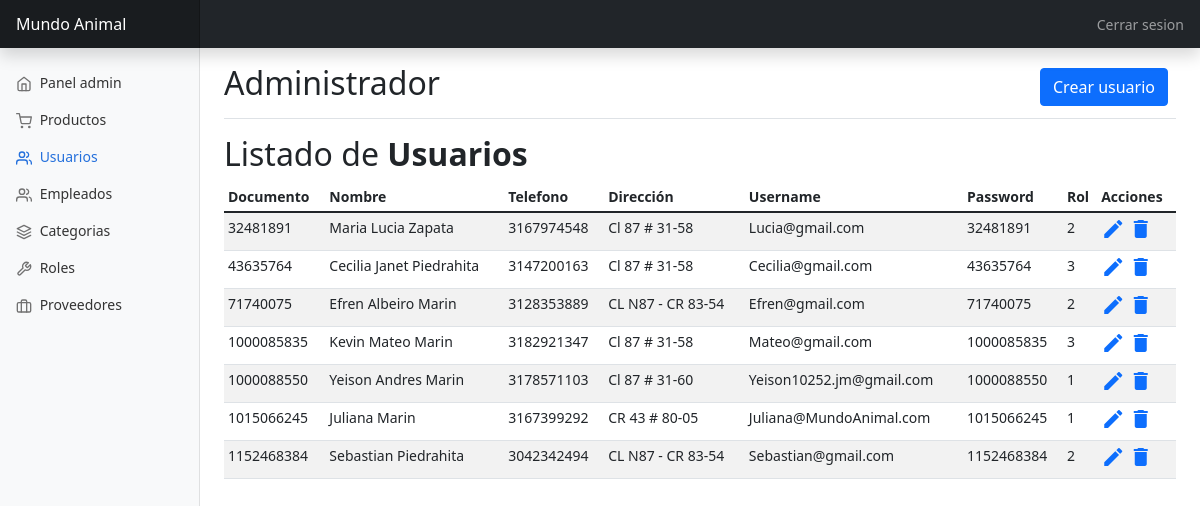
The page /view/user.php (signed in) on the database its author committed.
### tables this page shows
CREATE TABLE usuarios (
  documento INT PRIMARY KEY NOT NULL,
  nombre VARCHAR(45) NOT NULL,
  apellido VARCHAR(45) NOT NULL,
  telefono VARCHAR(45) NOT NULL,
  direccion VARCHAR(45) NOT NULL,
  username VARCHAR(45) NOT NULL,
  password VARCHAR(45) NOT NULL,
  rol_id INT NOT NULL,
  tokenUser VARCHAR(100));

### db/database.php (called while the page is built, shortened)
<?php
	class Database{
		private $con;
		private $dbhost="localhost";
		private $dbuser="root";
		private $dbpass="root";
		private $dbname="mundoanimal";
		public function connect_db(){
			$this->con = mysqli_connect($this->dbhost, $this->dbuser, $this->dbpass, $this->dbname);
		}
        public function read(){
            $sql = "SELECT * FROM usuarios";
            $res = mysqli_query($this->con, $sql);
            return $res;
        }
}
?>

### view/user.php (the view, shortened to what this page needs)
<?php
include('../db/database.php');
$usuarios = new Database();
?>
<!doctype html>
<html lang="en">
<head>
  <link href="https://cdn.jsdelivr.net/npm/bootstrap@5.1.3/dist/css/bootstrap.min.css" rel="stylesheet">
  <link href="../css/dashboard.css" rel="stylesheet">
</head>
<body>
  <header class="navbar navbar-dark sticky-top bg-dark flex-md-nowrap p-0 shadow">
    <a class="navbar-brand col-md-3 col-lg-2 me-0 px-3" href="#">Mundo Animal</a>
    <div class="navbar-nav">
      <div class="nav-item text-nowrap">
        <a class="nav-link px-3" href="logout.php">Cerrar sesion</a>
      </div>
    </div>
  </header>
  <div class="container-fluid">
    <div class="row">
      <nav id="sidebarMenu" class="col-md-3 col-lg-2 d-md-block bg-light sidebar collapse">
        <div class="position-sticky pt-3">
          <ul class="nav flex-column">
            <li class="nav-item">
              <a class="nav-link" aria-current="page" href="admin.php">
                <span data-feather="home"></span>
                Panel admin
              </a>
            </li>
            <li class="nav-item">
              <a class="nav-link" href="productos.php">
                <span data-feather="shopping-cart"></span>
                Productos
              </a>
            </li>
            <li class="nav-item">
              <a class="nav-link active" href="user.php">
                <span data-feather="users"></span>
                Usuarios
              </a>
            </li>
            <li class="nav-item">
              <a class="nav-link" href="empleados.php">
                <span data-feather="users"></span>
                Empleados
              </a>
            </li>
            <li class="nav-item">
              <a class="nav-link" href="categoria.php">
                <span data-feather="layers"></span>
                Categorias
              </a>
            </li>
            <li class="nav-item">
              <a class="nav-link" href="roles.php">
                <span data-feather="tool"></span>
                Roles
              </a>
            </li>
            <li class="nav-item">
              <a class="nav-link" href="proveedores.php">
                <span data-feather="briefcase"></span>
                Proveedores
              </a>
            </li>
          </ul>
        </div>
      </nav>
      <main class="col-md-9 ms-sm-auto col-lg-10 px-md-4">
        <div class="d-flex justify-content-between flex-wrap flex-md-nowrap align-items-center pt-3 pb-2 mb-3 border-bottom">
          <h1 class="h2">Administrador</h1>
          <div class="btn-toolbar mb-2 mb-md-0">
            <div class="btn-group me-2">
              <a href="../crud/createUser.php" class="btn btn-primary">Crear usuario</a>
            </div>
          </div>
        </div>
        <h2>Listado de <b>Usuarios</b></h2>
        <div class="table-responsive">
          <table class="table table-striped table-sm">
            <thead>
              <tr>
                <th scope="col">Documento</th>
                <th scope="col">Nombre</th>
                <th scope="col">Telefono</th>
                <th scope="col">Dirección</th>
                <th scope="col">Username</th>
                <th scope="col">Password</th>
                <th scope="col">Rol</th>
                <th scope="col">Acciones</th>
              </tr>
            </thead>
            <tbody>
              <?php $listado = $usuarios->read(); ?>
              <?php
              while ($row = mysqli_fetch_object($listado)) {
                $documento = $row->documento;
                $nombre = $row->nombre . " " . $row->apellido;
                $telefono = $row->telefono;
                $direccion = $row->direccion;
                $username = $row->username;
                $password = $row->password;
                $rol_id = $row->rol_id;
              ?>
                <tr>
                  <td><?php echo $documento; ?></td>
                  <td><?php echo $nombre; ?></td>
                  <td><?php echo $telefono; ?></td>
                  <td><?php echo $direccion; ?></td>
                  <td><?php echo $username; ?></td>
                  <td><?php echo $password; ?></td>
                  <td><?php echo $rol_id; ?></td>
                  <td>
                    <a href="../crud/updateUser.php?documento=<?php echo $documento; ?>" class="edit" title="Editar" data-toggle="tooltip"><i class="material-icons">&#xE254;</i></a>
                    <a href="../crud/deleteUser.php?documento=<?php echo $documento; ?>" class="delete" title="Eliminar" data-toggle="tooltip" onclick="return confirm('Seguro que quieres eliminarlo?')"><i class="material-icons">&#xE872;</i></a>
                  </td>
                </tr>
              <?php
              }
              ?>
            </tbody>
          </table>
        </div>
      </main>
    </div>
  </div>
</body>
</html>

### css/dashboard.css (style rules this page uses)
body { font-size: .875rem; }
.feather { width: 16px; height: 16px; vertical-align: text-bottom; }
.sidebar { position: fixed; top: 0; bottom: 0; left: 0; z-index: 100; padding: 48px 0 0; box-shadow: inset -1px 0 0 rgba(0, 0, 0, .1); }
.sidebar .nav-link { font-weight: 500; color: #333; }
.sidebar .nav-link .feather { margin-right: 4px; color: #727272; }
.sidebar .nav-link.active { color: #2470dc; }
.sidebar .nav-link:hover .feather, .sidebar .nav-link.active .feather { color: inherit; }
.navbar-brand { padding-top: .75rem; padding-bottom: .75rem; font-size: 1rem; background-color: rgba(0, 0, 0, .25); box-shadow: inset -1px 0 0 rgba(0, 0, 0, .25); }

### rows shown on the page
usuarios: documento "32481891", nombre "Maria Lucia Zapata", telefono "3167974548", direccion "Cl 87 # 31-58", username "Lucia@gmail.com", password "32481891", rol "2"
usuarios: documento "43635764", nombre "Cecilia Janet Piedrahita", telefono "3147200163", direccion "Cl 87 # 31-58", username "Cecilia@gmail.com", password "43635764", rol "3"
usuarios: documento "71740075", nombre "Efren Albeiro Marin", telefono "3128353889", direccion "CL N87 - CR 83-54", username "Efren@gmail.com", password "71740075", rol "2"
usuarios: documento "1000085835", nombre "Kevin Mateo Marin", telefono "3182921347", direccion "Cl 87 # 31-58", username "Mateo@gmail.com", password "1000085835", rol "3"
usuarios: documento "1000088550", nombre "Yeison Andres Marin", telefono "3178571103", direccion "Cl 87 # 31-60", username "Yeison10252.jm@gmail.com", password "1000088550", rol "1"
usuarios: documento "1015066245", nombre "Juliana Marin", telefono "3167399292", direccion "CR 43 # 80-05", username "Juliana@MundoAnimal.com", password "1015066245", rol "1"
usuarios: documento "1152468384", nombre "Sebastian Piedrahita", telefono "3042342494", direccion "CL N87 - CR 83-54", username "Sebastian@gmail.com", password "1152468384", rol "2"
